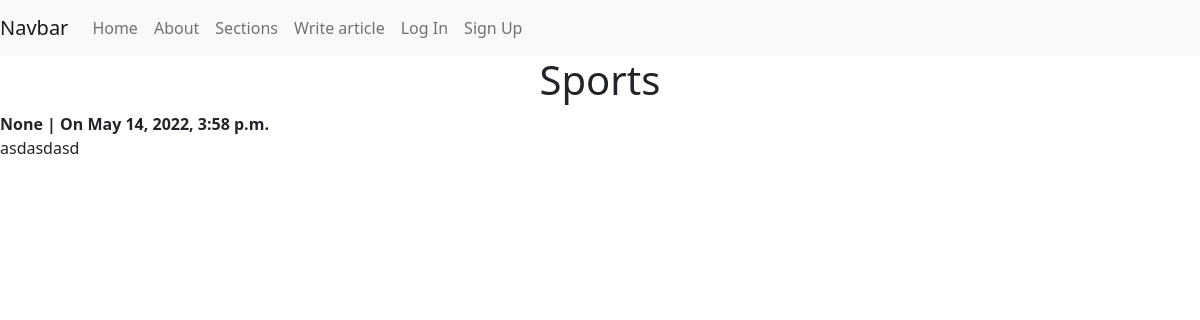
/articles/1, run on the app's committed database.
### articles/models.py (models this page shows, shortened)
class Article(models.Model):
    article=models.CharField(max_length=255)
    body=models.TextField()
    created_on=models.DateTimeField(auto_now_add=True)
    author=models.ForeignKey(
        get_user_model(),
        on_delete=models.CASCADE,
        null=True,
        blank=True,
        default=None
    )
    section=models.ForeignKey(
        Section,
        on_delete=models.CASCADE,
        null=True,
        blank=True,
        default=None
    )

class Section(models.Model):
    description=models.TextField()
    name=models.CharField(max_length=128)
    def __str__(self):
        return self.name

### articles/views.py (the view)
# urls.py: path('<int:pk>',ArticleDetailView.as_view(),name='article_detail'),
class ArticleDetailView(DetailView):
    template_name='articles/detail.html'
    model=Article

### templates/articles/detail.html (shortened to what this page needs)
{% extends 'base.html' %}
{% block content %}
<div class="detail-header">
    <h1 class="title-h1">{{article.section}}</h1>
    <strong class="author-name">{{article.author}} | On {{article.created_on}}</strong>
</div>
<div class="detail-container">
    <p>{{article.body}}</p>
</div>
{% endblock content %}

### static/css/style.css (style rules this page uses)
h1 { text-align: center; }

### data on the page
Article: section "Sports", author "None", created_on "May 14, 2022, 3:58 p.m.", body "asdasdasd"
